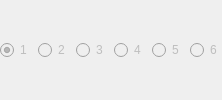
                         <widget class="QWidget" name="simpleFlvTracks">
                          <property name="enabled">
                           <bool>false</bool>
                          </property>
                          <layout class="QHBoxLayout" name="horizontalLayoutSimpleFLVTracks">
                           <property name="leftMargin">
                            <number>0</number>
                           </property>
                           <property name="topMargin">
                            <number>0</number>
                           </property>
                           <property name="rightMargin">
                            <number>0</number>
                           </property>
                           <property name="bottomMargin">
                            <number>0</number>
                           </property>
                           <item>
                            <widget class="QRadioButton" name="simpleFlvTrack1">
                             <property name="sizePolicy">
                              <sizepolicy hsizetype="Minimum" vsizetype="Preferred">
                               <horstretch>0</horstretch>
                               <verstretch>0</verstretch>
                              </sizepolicy>
                             </property>
                             <property name="text">
                              <string>1</string>
                             </property>
                             <property name="checked">
                              <bool>true</bool>
                             </property>
                            </widget>
                           </item>
                           <item>
                            <widget class="QRadioButton" name="simpleFlvTrack2">
                             <property name="sizePolicy">
                              <sizepolicy hsizetype="Minimum" vsizetype="Preferred">
                               <horstretch>0</horstretch>
                               <verstretch>0</verstretch>
                              </sizepolicy>
                             </property>
                             <property name="text">
                              <string>2</string>
                             </property>
                            </widget>
                           </item>
                           <item>
                            <widget class="QRadioButton" name="simpleFlvTrack3">
                             <property name="sizePolicy">
                              <sizepolicy hsizetype="Minimum" vsizetype="Preferred">
                               <horstretch>0</horstretch>
                               <verstretch>0</verstretch>
                              </sizepolicy>
                             </property>
                             <property name="text">
                              <string>3</string>
                             </property>
                            </widget>
                           </item>
                           <item>
                            <widget class="QRadioButton" name="simpleFlvTrack4">
                             <property name="sizePolicy">
                              <sizepolicy hsizetype="Minimum" vsizetype="Preferred">
                               <horstretch>0</horstretch>
                               <verstretch>0</verstretch>
                              </sizepolicy>
                             </property>
                             <property name="text">
                              <string>4</string>
                             </property>
                            </widget>
                           </item>
                           <item>
                            <widget class="QRadioButton" name="simpleFlvTrack5">
                             <property name="sizePolicy">
                              <sizepolicy hsizetype="Minimum" vsizetype="Preferred">
                               <horstretch>0</horstretch>
                               <verstretch>0</verstretch>
                              </sizepolicy>
                             </property>
                             <property name="text">
                              <string>5</string>
                             </property>
                            </widget>
                           </item>
                           <item>
                            <widget class="QRadioButton" name="simpleFlvTrack6">
                             <property name="sizePolicy">
                              <sizepolicy hsizetype="Minimum" vsizetype="Preferred">
                               <horstretch>0</horstretch>
                               <verstretch>0</verstretch>
                              </sizepolicy>
                             </property>
                             <property name="text">
                              <string>6</string>
                             </property>
                            </widget>
                           </item>
                          </layout>
                         </widget>
